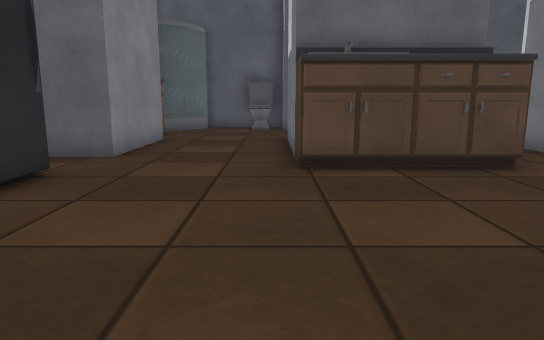
[1] (above)

16 first-person views from a walk through a Unity game level. The camera is 0.6 m above the floor, tilts 10° down and sees 70° across. The floor is counted in squares, 0.5 m on a side. Each view is taken from the middle of a square. On the plan, view 1 faces up. The plan holds only what a view shows up to about 15 squares ahead; the rest is blank. The player character is not drawn. Some animated figures are left out. Surface patterns are stand-ins for the level's own textures.

[2]
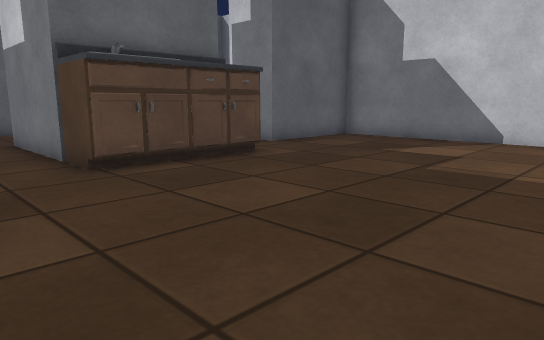

[3]
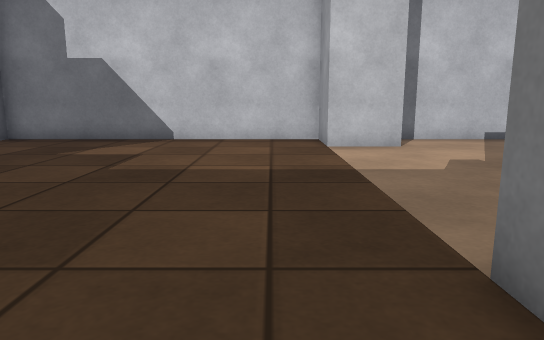

[4]
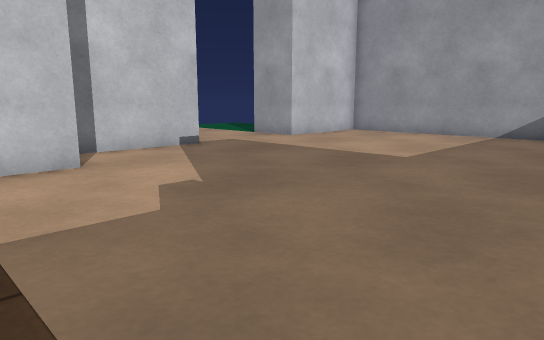

[5]
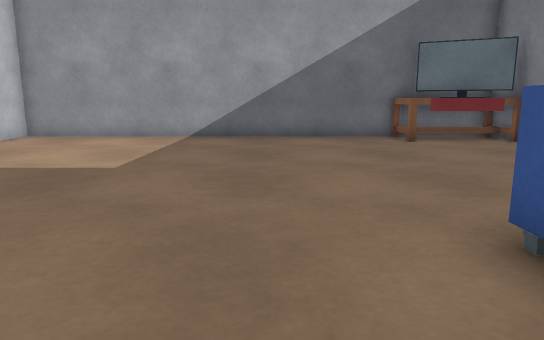

[6]
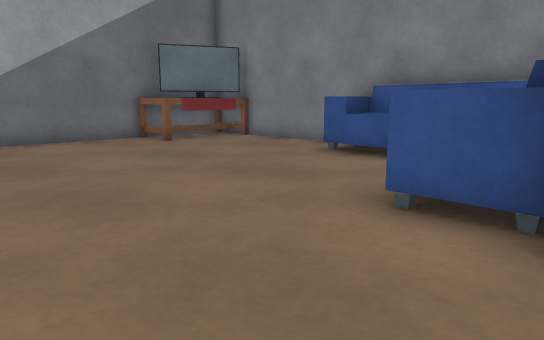

[7]
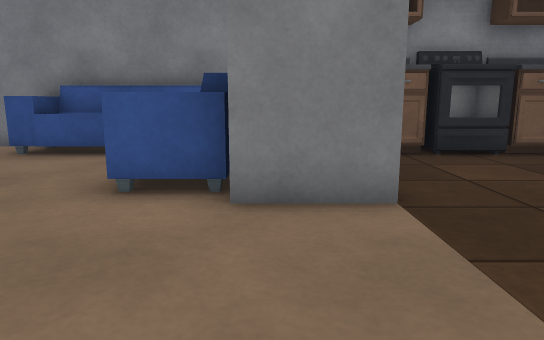

[8]
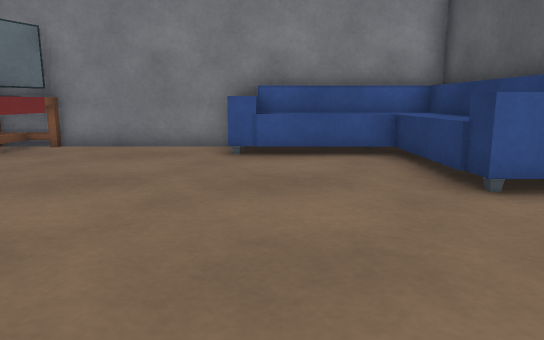

[9]
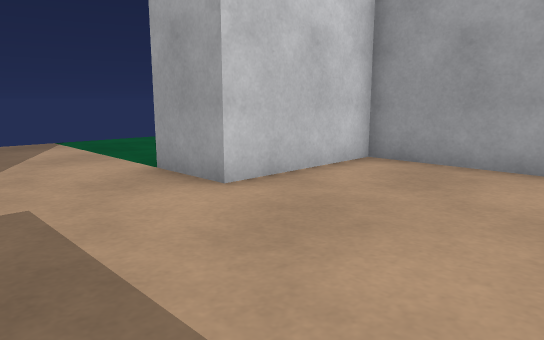

[10]
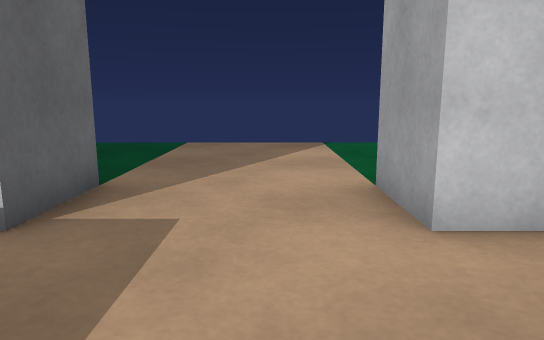

[11]
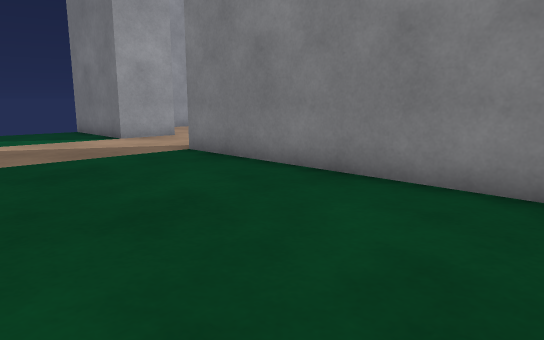

[12]
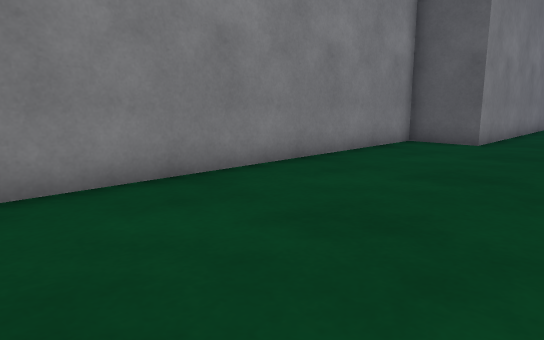

[13]
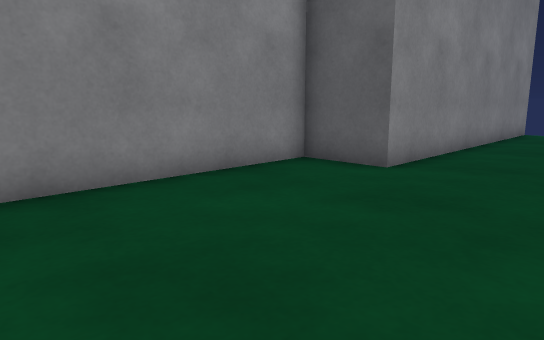

[14]
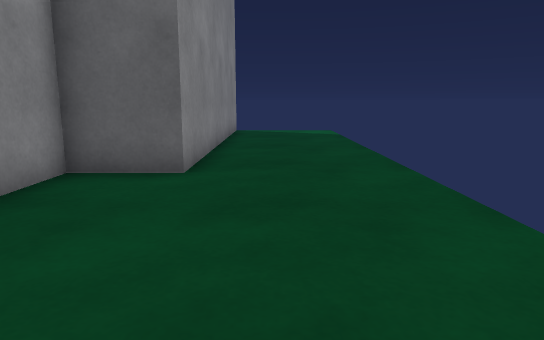

[15]
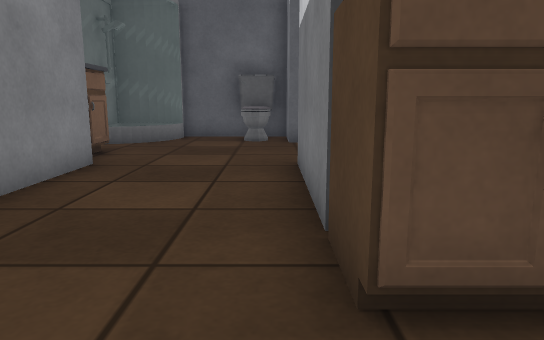

[16]
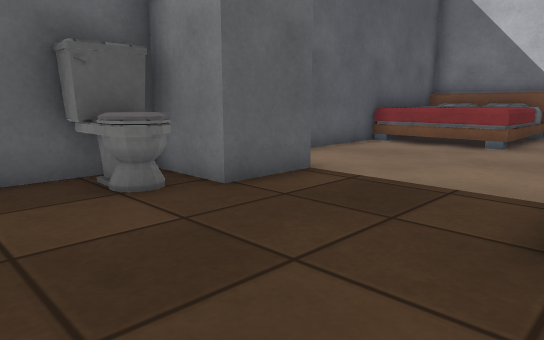

### Floor plan
Points are (right, up) in squares from view 1. A wall is a line through its corners. A room is listed if a view was taken in it or the views show most of it. See-through windows are left out.
Room 1 (views 1, 2, 3, 4, 5, 6, 7, 8, 9, 10, 11, 12, 13, 14, 15, 16)
walls: (8.5, -3.6) (8.5, -1.5) (10.5, -1.5) (10.5, 8.5) (6.5, 8.5) (6.5, 10); (4.6, 6.9) (0.5, 6.9); (-0.1, -1.5) (0.5, -1.5) (0.5, -3.5); (0.5, 7.1) (0.5, 12.5); (-1.6, -3.5) (-5.5, -3.5) (-5.5, -15.5) (10.5, -15.5) (10.5, -11.5) (12.5, -11.5) (12.5, -15.1); (-3.9, 0.5) (-3.9, -0.1); (-3.9, 3.2) (-3.9, 2.5); (12.5, 14.9) (12.5, 18.2); (-3.5, 12.5) (-3.5, 8.5) (-5, 8.5); (2.6, 16.5) (0.5, 16.5) (0.5, 18.5) (-3.1, 18.5); (-3.9, 14.5) (-3.9, 13.4); (12.2, 18.5) (4.9, 18.5); (14.5, 18.6) (14.5, 8.5) (12.5, 8.5) (12.5, -7.5) (10.5, -7.5) (10.5, -4.1)
low walls: (4.5, 7.1) (0.5, 7.1); (-4.1, 3.4) (-4.1, 2.5)
objects: other object (-5, -15); TV (-5, -15) to (-3, -14); sofa (-5, -9) to (0, -4); oven (-5, 1) to (-4, 2); shower (-5, 16) to (-3, 18); fridge (-4, 6); other object (-3, -15) to (-2, -14); toilet (-1, 17) to (0, 18); bed (8, 15) to (12, 18)

Positions as (right, up) in squares from view 1, and headings:
1: (0, 0), facing up
2: (-2, 0), facing up-right
3: (-2, 0), facing right
4: (1, -1), facing down-right
5: (2, -2), facing down
6: (4, -3), facing down-left
7: (5, -3), facing left
8: (5, -8), facing left
9: (6, -8), facing down-right
10: (7, -10), facing right
11: (18, 1), facing down-left
12: (18, -3), facing up-left
13: (18, 2), facing up-left
14: (16, 2), facing up
15: (0, 5), facing up
16: (-3, 12), facing up-right
